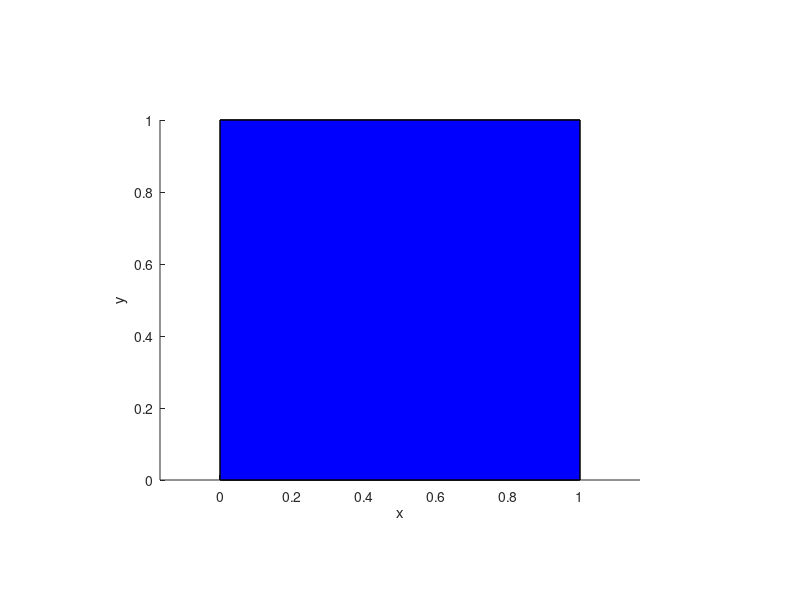

Write MATLAB code to recreate this figure. (Note: this script raises an error after producing the figure.)
%% Init
close('all');
clear;
clc;

%%
figure;
format('compact');
axes('Position',[0.2 0.2 0.6 0.6]);
% vert = [1 1 -1; 
%         -1 1 -1; 
%         -1 1 1; 
%         1 1 1; 
%         -1 -1 1;
%         1 -1 1; 
%         1 -1 -1;
%         -1 -1 -1];
%     
%  vert = vert + repmat([1, 1, 1], 8, 1);
%  vert = vert / 2;

vert = [
    0 0 0
    0 0 1
    0 1 0
    0 1 1
    1 0 0
    1 0 1
    1 1 0
    1 1 1
];

% fac = [1 2 3 4; 
%        4 3 5 6; 
%        6 7 8 5; 
%        1 2 8 7; 
%        6 7 1 4; 
%        2 3 5 8];

fac = [
    1 2 4 3
    5 6 8 7
    1 5 6 2
    3 7 8 4
    1 5 7 3
    2 6 8 4
];

% I defined a new cube whose length is 1 and centers at the origin.
vert2 = vert * 0.5;  
fac2 = fac;

patch('Faces',fac,'Vertices',vert,'FaceColor','b');  % patch function
% axis([-1, 1, -1, 1, -1, 1]);
xlabel('x');
ylabel('y');
zlabel('z');
axis('equal');
alpha(0.5);
% alphamap('rampdown');
hold on;

patch('Faces', fac2, 'Vertices', vert2, 'FaceColor', 'r');
% material('metal');

%view(3);